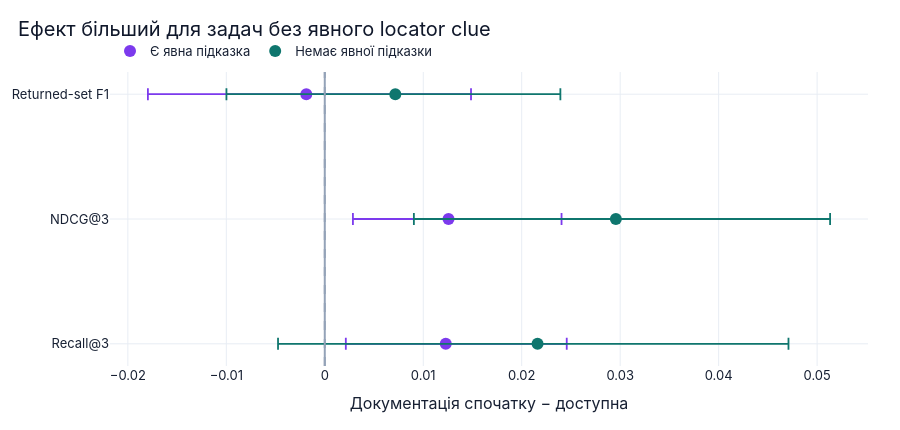
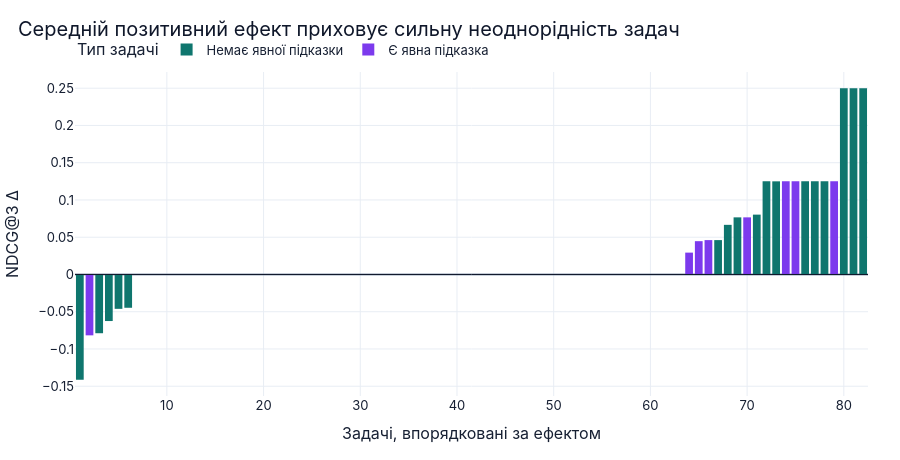

Source (notebook cell) for these figures, in order:
### Markdown cell above
## 2. Неоднозначність задачі та неоднорідність ефекту

Підгрупа без явної locator-підказки була зафіксована до оцінювання результатів.

### Code cell
figures['subgroups'].show(renderer='plotly_mimetype')
figures['distribution'].show(renderer='plotly_mimetype')

### Figure 1 — Plotly figure (JSON) as saved in the notebook; plotly's stock layout.template omitted (floating-point values rounded to 4 significant figures)
{"data": [{"customdata": [[0.002137, 0.02457, 39.0], [0.002858, 0.02404, 39.0], [-0.01796, 0.01485, 39.0]], "error_x": {"array": [0.01229, 0.01148, 0.01673], "arrayminus": [0.01015, 0.009709, 0.01609], "symmetric": false, "thickness": 1.8, "type": "data", "width": 6}, "hovertemplate": "Δ=%{x:.4f}<br>95% CI [%{customdata[0]:.4f}, %{customdata[1]:.4f}]<br>задач=%{customdata[2]}<extra></extra>", "marker": {"color": "#7c3aed", "size": 12}, "mode": "markers", "name": "Є явна підказка", "type": "scatter", "x": [0.01229, 0.01257, -0.001877], "y": ["Recall@3", "NDCG@3", "Returned-set F1"]}, {"customdata": [[-0.004748, 0.04709, 43.0], [0.009049, 0.05132, 43.0], [-0.009988, 0.02393, 43.0]], "error_x": {"array": [0.02548, 0.02176, 0.01676], "arrayminus": [0.02636, 0.02051, 0.01715], "symmetric": false, "thickness": 1.8, "type": "data", "width": 6}, "hovertemplate": "Δ=%{x:.4f}<br>95% CI [%{customdata[0]:.4f}, %{customdata[1]:.4f}]<br>задач=%{customdata[2]}<extra></extra>", "marker": {"color": "#0f766e", "size": 12}, "mode": "markers", "name": "Немає явної підказки", "type": "scatter", "x": [0.02161, 0.02956, 0.007164], "y": ["Recall@3", "NDCG@3", "Returned-set F1"]}], "layout": {"font": {"color": "#172033", "family": "Inter, ui-sans-serif, system-ui, sans-serif", "size": 13}, "height": 430, "hoverlabel": {"font": {"size": 13}}, "legend": {"orientation": "h", "x": 0, "xanchor": "left", "y": 1.02, "yanchor": "bottom"}, "margin": {"b": 64, "l": 64, "r": 32, "t": 72}, "paper_bgcolor": "white", "plot_bgcolor": "white", "shapes": [{"line": {"color": "#94a3b8", "dash": "dash"}, "type": "line", "x0": 0, "x1": 0, "xref": "x", "y0": 0, "y1": 1, "yref": "y domain"}], "title": {"font": {"color": "#0f172a", "size": 20}, "text": "Ефект більший для задач без явного locator clue", "x": 0.02}, "xaxis": {"gridcolor": "#e8edf4", "showgrid": true, "tickformat": "+.3f", "title": {"text": "Документація спочатку − доступна"}, "zerolinecolor": "#94a3b8"}, "yaxis": {"gridcolor": "#e8edf4", "showgrid": true, "zerolinecolor": "#94a3b8"}}}

### Figure 2 — Plotly figure (JSON) as saved in the notebook; plotly's stock layout.template omitted (floating-point values rounded to 4 significant figures)
{"data": [{"customdata": [["78b9dd097f", "Немає явної підказки"], ["a53268efd9", "Немає явної підказки"], ["fc2ac9d490", "Немає явної підказки"], ["5b4783e91a", "Немає явної підказки"], ["65596398b5", "Немає явної підказки"], ["69bf954d4a", "Немає явної підказки"], ["705f225fb1", "Немає явної підказки"], ["ed713e639c", "Немає явної підказки"], ["e8bda0fffe", "Немає явної підказки"], ["858a1cb4ea", "Немає явної підказки"], ["9917c7a99e", "Немає явної підказки"], ["a52295e793", "Немає явної підказки"], ["b628d5e17f", "Немає явної підказки"], ["c84b3e2d44", "Немає явної підказки"], ["d0b429504c", "Немає явної підказки"], ["d52482164f", "Немає явної підказки"], ["ed600ae40d", "Немає явної підказки"], ["eec860bc70", "Немає явної підказки"], ["044192aba3", "Немає явної підказки"], ["0b24962d61", "Немає явної підказки"], ["0b55f08441", "Немає явної підказки"], ["115e58df02", "Немає явної підказки"], ["1374695d2c", "Немає явної підказки"], ["1a9df07288", "Немає явної підказки"], ["5c51fe1712", "Немає явної підказки"], ["336187d163", "Немає явної підказки"], ["34b3d9dea0", "Немає явної підказки"], ["3b9b1aae84", "Немає явної підказки"], ["574c322348", "Немає явної підказки"], ["51a21eb933", "Немає явної підказки"], ["f240d46458", "Немає явної підказки"], ["e96dc3d76c", "Немає явної підказки"], ["a06d24bbad", "Немає явної підказки"], ["e76c2145b8", "Немає явної підказки"], ["9cdb8c8581", "Немає явної підказки"], ["7739871315", "Немає явної підказки"], ["e54589293a", "Немає явної підказки"], ["65f6471ca8", "Немає явної підказки"], ["4232d01b35", "Немає явної підказки"], ["39a107184e", "Немає явної підказки"], ["529f159996", "Немає явної підказки"], ["2596fd779c", "Немає явної підказки"], ["035b138f25", "Немає явної підказки"]], "hovertemplate": "<b>%{hovertext}</b><br><br>NDCG@3 Δ=%{y}<br>Task ID=%{customdata[0]}<extra></extra>", "hovertext": ["huggingface/transformers", "sympy/sympy", "huggingface/transformers", "huggingface/transformers", "sphinx-doc/sphinx", "sympy/sympy", "django/django", "huggingface/transformers", "sphinx-doc/sphinx", "ansible/ansible", "sympy/sympy", "django/django", "sphinx-doc/sphinx", "sphinx-doc/sphinx", "sphinx-doc/sphinx", "ansible/ansible", "matplotlib/matplotlib", "huggingface/transformers", "huggingface/transformers", "django/django", "django/django", "sphinx-doc/sphinx", "matplotlib/matplotlib", "django/django", "django/django", "django/django", "ansible/ansible", "django/django", "matplotlib/matplotlib", "ansible/ansible", "ansible/ansible", "matplotlib/matplotlib", "django/django", "sympy/sympy", "ansible/ansible", "sympy/sympy", "sympy/sympy", "sympy/sympy", "django/django", "sympy/sympy", "huggingface/transformers", "sympy/sympy", "sympy/sympy"], "legendgroup": "Немає явної підказки", "marker": {"color": "#0f766e", "line": {"width": 0}, "pattern": {"shape": ""}}, "name": "Немає явної підказки", "orientation": "v", "showlegend": true, "textposition": "auto", "type": "bar", "x": [1, 3, 4, 5, 6, 8, 9, 10, 11, 13, 18, 20, 22, 24, 25, 26, 27, 34, 36, 38, 39, 41, 42, 47, 49, 54, 56, 58, 59, 62, 63, 67, 68, 69, 71, 72, 73, 76, 77, 78, 80, 81, 82], "xaxis": "x", "y": [-0.1414, -0.07887, -0.0625, -0.04613, -0.04469, 0.0, 0.0, 0.0, 0.0, 0.0, 0.0, 0.0, 0.0, 0.0, 0.0, 0.0, 0.0, 0.0, 0.0, 0.0, 0.0, 0.0, 0.0, 0.0, 0.0, 0.0, 0.0, 0.0, 0.0, 0.0, 0.0, 0.04613, 0.06661, 0.07664, 0.08031, 0.125, 0.125, 0.125, 0.125, 0.125, 0.25, 0.25, 0.25], "yaxis": "y"}, {"customdata": [["4247d1d64c", "Є явна підказка"], ["6e8d60650a", "Є явна підказка"], ["7aa5bacd30", "Є явна підказка"], ["881e8822bd", "Є явна підказка"], ["8e89164329", "Є явна підказка"], ["69c0370ce0", "Є явна підказка"], ["fd11bfb47e", "Є явна підказка"], ["a3256b919d", "Є явна підказка"], ["a5790eb6c9", "Є явна підказка"], ["c1ce86baab", "Є явна підказка"], ["dd034dd136", "Є явна підказка"], ["e4862b2738", "Є явна підказка"], ["eb3faef61d", "Є явна підказка"], ["e75caa0d11", "Є явна підказка"], ["a10809357d", "Є явна підказка"], ["5f4441855a", "Є явна підказка"], ["5b19f7f8d5", "Є явна підказка"], ["04ba06dd67", "Є явна підказка"], ["1050fe4e32", "Є явна підказка"], ["14bb6064c0", "Є явна підказка"], ["1614b6f0d8", "Є явна підказка"], ["173164ddb9", "Є явна підказка"], ["1941e4a386", "Є явна підказка"], ["fba3c70474", "Є явна підказка"], ["2c4b80478a", "Є явна підказка"], ["2afc89aff6", "Є явна підказка"], ["3b9ba4e3a9", "Є явна підказка"], ["2f8638e31d", "Є явна підказка"], ["336bd23262", "Є явна підказка"], ["f8126c35ff", "Є явна підказка"], ["3c4a065300", "Є явна підказка"], ["f3a34c351d", "Є явна підказка"], ["bdf1c9ba9f", "Є явна підказка"], ["96a2fdf54f", "Є явна підказка"], ["e5810b25e7", "Є явна підказка"], ["4cef8eecf2", "Є явна підказка"], ["db675469e4", "Є явна підказка"], ["93adec2b9c", "Є явна підказка"], ["eb330b93ba", "Є явна підказка"]], "hovertemplate": "<b>%{hovertext}</b><br><br>NDCG@3 Δ=%{y}<br>Task ID=%{customdata[0]}<extra></extra>", "hovertext": ["ansible/ansible", "django/django", "django/django", "matplotlib/matplotlib", "sympy/sympy", "django/django", "sphinx-doc/sphinx", "matplotlib/matplotlib", "huggingface/transformers", "ansible/ansible", "sphinx-doc/sphinx", "sympy/sympy", "huggingface/transformers", "django/django", "matplotlib/matplotlib", "huggingface/transformers", "django/django", "sympy/sympy", "sympy/sympy", "sympy/sympy", "sphinx-doc/sphinx", "django/django", "huggingface/transformers", "huggingface/transformers", "django/django", "sympy/sympy", "sphinx-doc/sphinx", "sympy/sympy", "django/django", "huggingface/transformers", "django/django", "django/django", "sympy/sympy", "huggingface/transformers", "sympy/sympy", "sphinx-doc/sphinx", "sympy/sympy", "sphinx-doc/sphinx", "matplotlib/matplotlib"], "legendgroup": "Є явна підказка", "marker": {"color": "#7c3aed", "line": {"width": 0}, "pattern": {"shape": ""}}, "name": "Є явна підказка", "orientation": "v", "showlegend": true, "textposition": "auto", "type": "bar", "x": [2, 7, 12, 14, 15, 16, 17, 19, 21, 23, 28, 29, 30, 31, 32, 33, 35, 37, 40, 43, 44, 45, 46, 48, 50, 51, 52, 53, 55, 57, 60, 61, 64, 65, 66, 70, 74, 75, 79], "xaxis": "x", "y": [-0.0817, 0.0, 0.0, 0.0, 0.0, 0.0, 0.0, 0.0, 0.0, 0.0, 0.0, 0.0, 0.0, 0.0, 0.0, 0.0, 0.0, 0.0, 0.0, 0.0, 0.0, 0.0, 0.0, 0.0, 0.0, 0.0, 0.0, 0.0, 0.0, 0.0, 0.0, 0.0, 0.02933, 0.04469, 0.04613, 0.07664, 0.125, 0.125, 0.125], "yaxis": "y"}], "layout": {"barmode": "relative", "font": {"color": "#172033", "family": "Inter, ui-sans-serif, system-ui, sans-serif", "size": 13}, "height": 460, "hoverlabel": {"font": {"size": 13}}, "legend": {"orientation": "h", "title": {"text": "Тип задачі"}, "tracegroupgap": 0, "x": 0, "xanchor": "left", "y": 1.02, "yanchor": "bottom"}, "margin": {"b": 64, "l": 64, "r": 32, "t": 72}, "paper_bgcolor": "white", "plot_bgcolor": "white", "shapes": [{"line": {"color": "#0f172a", "width": 1}, "type": "line", "x0": 0, "x1": 1, "xref": "x domain", "y0": 0, "y1": 0, "yref": "y"}], "title": {"font": {"color": "#0f172a", "size": 20}, "text": "Середній позитивний ефект приховує сильну неоднорідність задач", "x": 0.02}, "xaxis": {"anchor": "y", "domain": [0.0, 1.0], "gridcolor": "#e8edf4", "showgrid": true, "title": {"text": "Задачі, впорядковані за ефектом"}, "zerolinecolor": "#94a3b8"}, "yaxis": {"anchor": "x", "domain": [0.0, 1.0], "gridcolor": "#e8edf4", "showgrid": true, "title": {"text": "NDCG@3 Δ"}, "zerolinecolor": "#94a3b8"}}}
